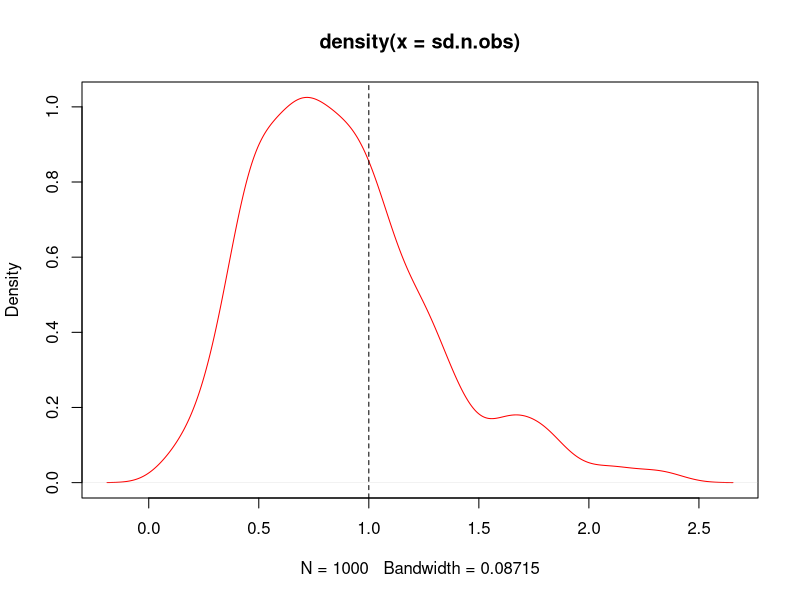
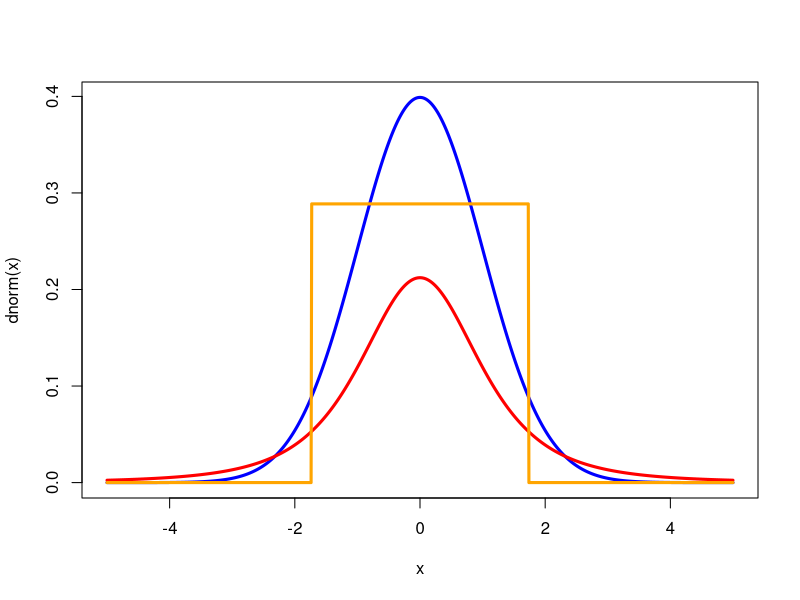
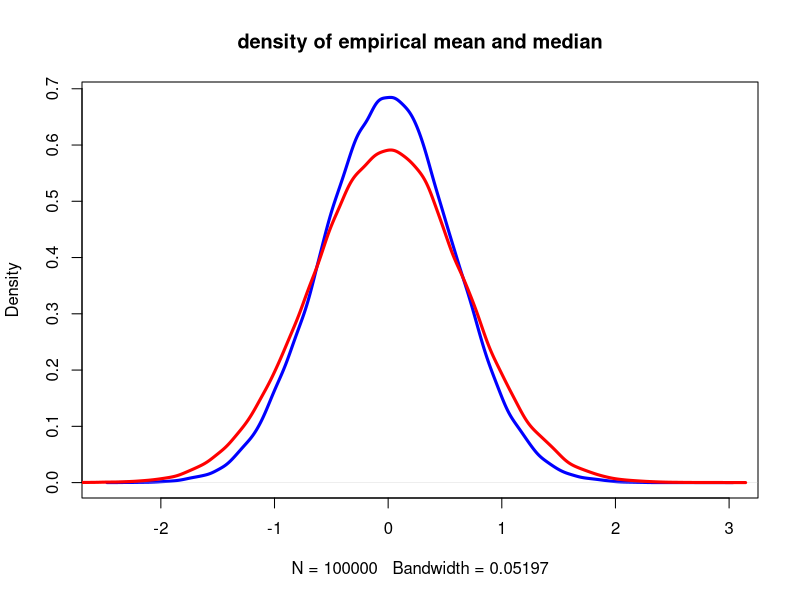
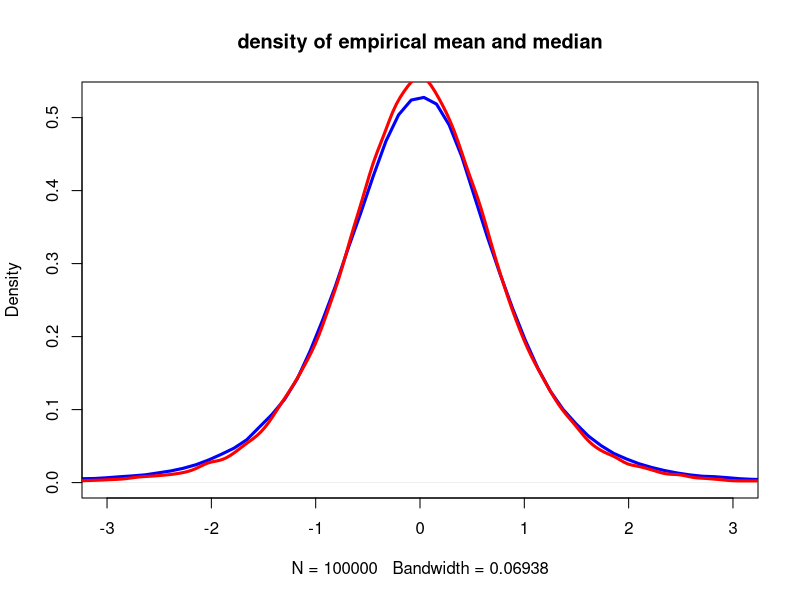
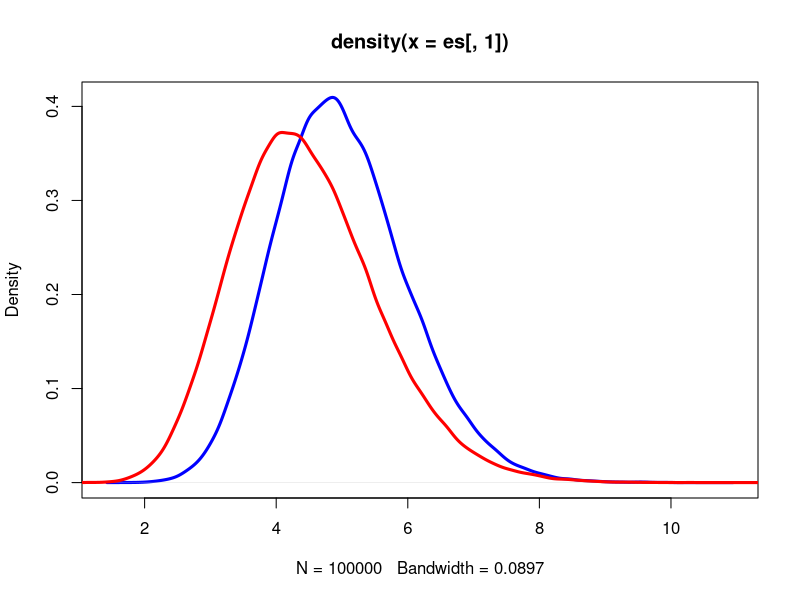
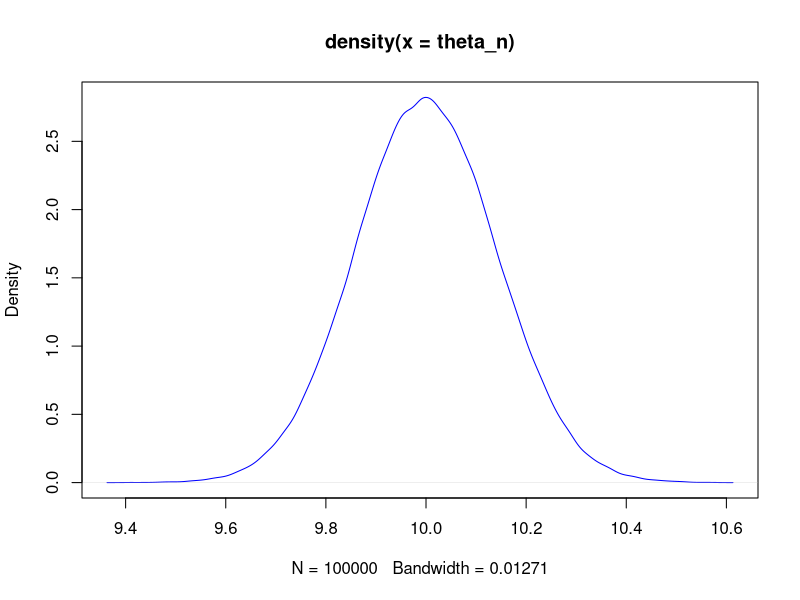
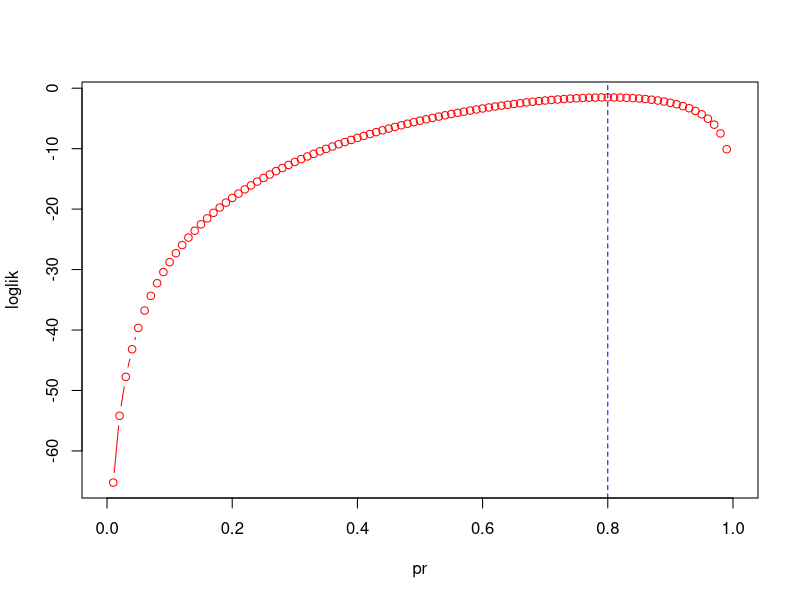
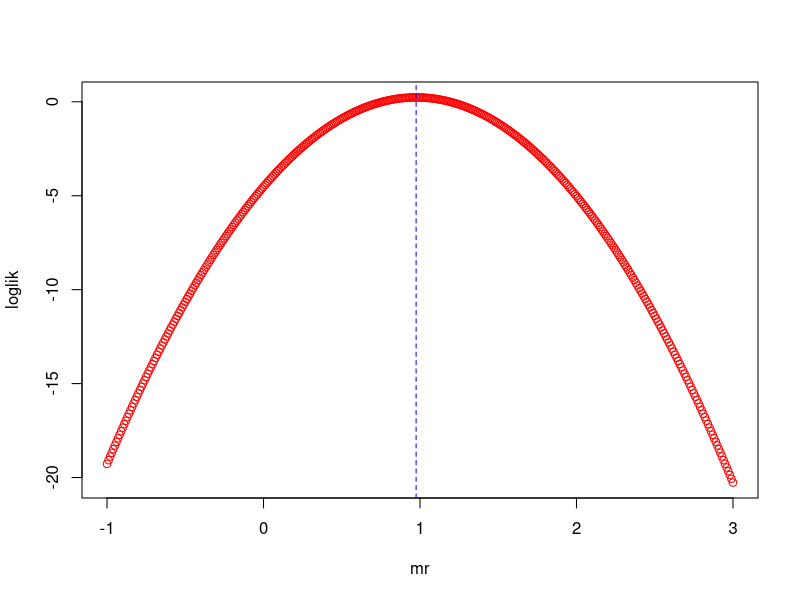

These charts were generated, in order, by the following R code:
## ---- chunk 1
y <- c(78, 85, 91, 76)
mean(y); var(y); sd(y)

## ---- chunk 2
## 1 simu
Y <- mean(rt(10, df=4))
theta_hat_obs <- mean(Y)
mse_obs <- (theta_hat_obs- 0)^2

## if n=10
mean(replicate(10^3, mean(rt(10, df=4))^2))
# if n=100
mean(replicate(10^3, mean(rt(100, df=4))^2))

## ---- chunk 3
## a estimator with a bias
sd.n <- function(n){
 Y <- rnorm(n)
 sum((Y-mean(Y))^2)/n
}

sd.n.obs <- (replicate(1000, sd.n(10)))
mean(sd.n.obs)
## ---- chunk 4
plot(density(sd.n.obs), col="red", lwd=1)
abline(v=1, lty=2)
## ---- chunk 5
x <- seq(-5, 5, by=0.01)
## Normal
plot(x, dnorm(x), col="blue", type="l", lwd=3)

## Student
df <- 3; sd_t <- sqrt(df/(df-2))
lines(x, dt(x, df=3) / sd_t, col="red", lwd=3)

## Uniform
lines(x, dunif(x, min = -sqrt(3), max=sqrt(3)), col="orange", lwd=3)
## ---- chunk 6
rnorm(3)
## ---- chunk 7
rt(3,df=3)
## ---- chunk 8
## simulation function
one.simu <- function(n){
  y <- rnorm(n)
  c(mean(y), median(y))
}

## replication
es <- t(replicate(10^5, one.simu(3)))
colnames(es) <- c("mean", "median")
## ---- chunk 9
plot(density(es[, 1]), col="blue", lwd=3, 
     main="density of empirical mean and median")
lines(density(es[, 2]), col="red", lwd=3)
## ---- chunk 10
colMeans(es) ## Bias (compare to 0)
apply(es, 2, var) ## Variance
## ---- chunk 11
colMeans(es^2) ## MSE
## ---- chunk 12
k <- 3
one.simu <- function(n){
  y <- rt(n, df=k)
  c(mean(y), median(y))
}


es <- t(replicate(10^5, one.simu(3)))
colnames(es) <- c("mean", "median")

## ---- chunk 13
plot(density(es[, 1]), col="blue", lwd=3, 
     main="density of empirical mean and median", xlim=c(-3, 3))
lines(density(es[, 2]), col="red", lwd=3)
## ---- chunk 14
colMeans(es) ## Bias (compare to 0)
apply(es, 2, var) ## Variance
## ---- chunk 15
colMeans(es^2) ## MSE

## ---- chunk 16
rchisq(3, df=5)
## ---- chunk 17
k <- 5
one.simu <- function(n){
  y <- rchisq(10, df=k)
  c(mean(y), median(y))
}


es <- t(replicate(10^5, one.simu(3)))
colnames(es) <- c("mean", "median")
## ---- chunk 18
plot(density(es[, 1]), col="blue", lwd=3)
lines(density(es[, 2]), col="red", lwd=3)
## ---- chunk 19
mean(es[, 1])-k ## mean bias

mean(es[, 2])-k*(1-2/(9*k))^3 ## median bias

apply(es, 2, var) ## Variance
## ---- chunk 20
mean((es[, 1] - k)^2) ## mean
mean((es[, 1] - k*(1-2/(9*k))^3 )^2) ## median
## ---- chunk 21
n <- 10^3
Y1 <- rpois(n, lambda=10)
Y2 <- rpois(n, lambda = Y1)
mean(Y2)    # using math we know that E(Y2) = 10
var(Y2)     # using math we know that V(Y2) = 20
cov(Y1, Y2) # using math we know that Cov(Y1, Y2) = 10
## ---- chunk 22
one.rep <- function(n=10^3){
  Y1 <- rpois(n, lambda=10)
  Y2 <- rpois(n, lambda = Y1)
  return(mean(Y2))
}

theta_n = replicate(10^5, one.rep())

## ---- chunk 23
plot(density(theta_n), col="blue")

## ---- chunk 24
Y <- rbinom(n=20, size=1, prob=0.5)
mean(Y)
pr <- seq(0, 1, by=0.01)
loglik <- dbinom(sum(Y), size=20, prob=pr, log=TRUE)
pr[which.max(loglik)]

## ---- chunk 25

plot(pr, loglik, col="red", type="b")
abline(v=mean(Y), lty=2, col="blue")

## ---- chunk 26
Y <- rnorm(n=10, mean=1)
mean(Y)
mr <- seq(-1, 3, by=0.01)
loglik <- dnorm(mean(Y), mean=mr, sd=1/sqrt(10), log=TRUE)

mr[which.max(loglik)]
## ---- chunk 27
plot(mr, loglik, col="red", type="b")
abline(v=mean(Y), lty=2, col="blue")
